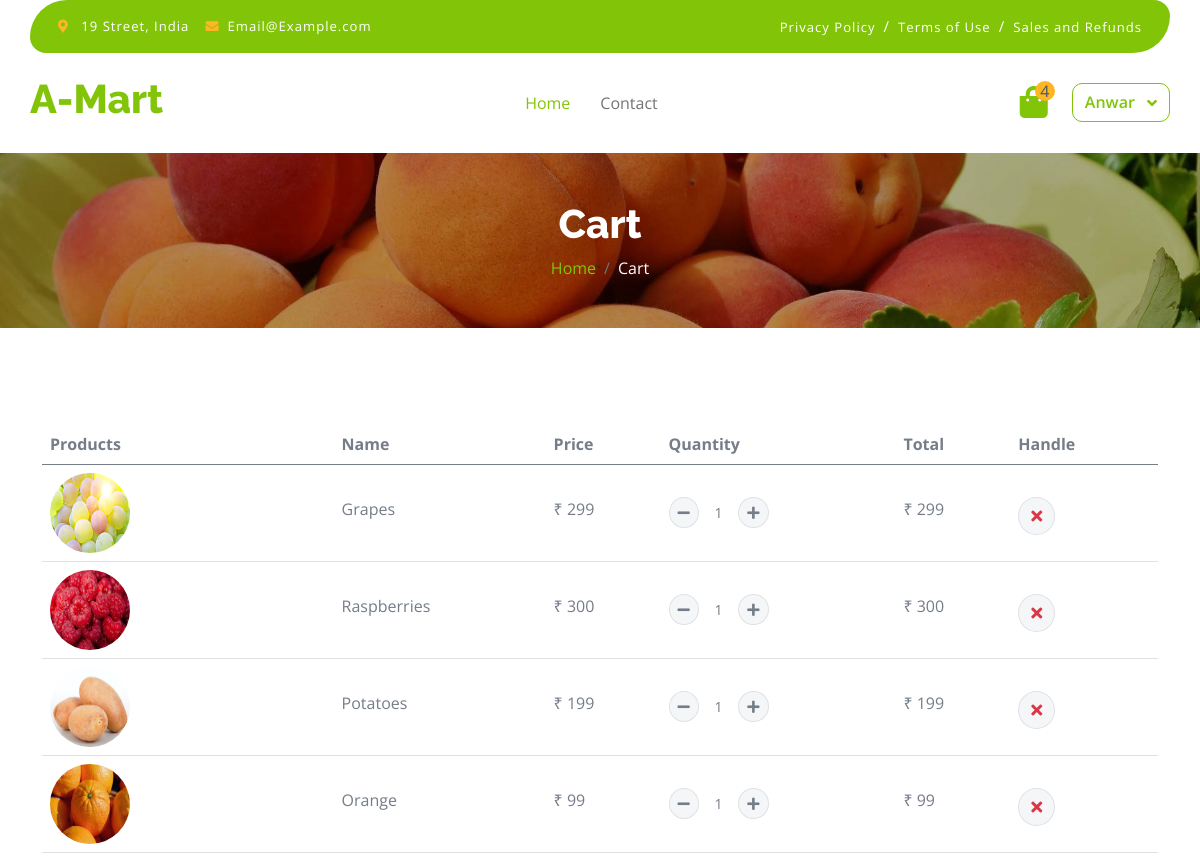
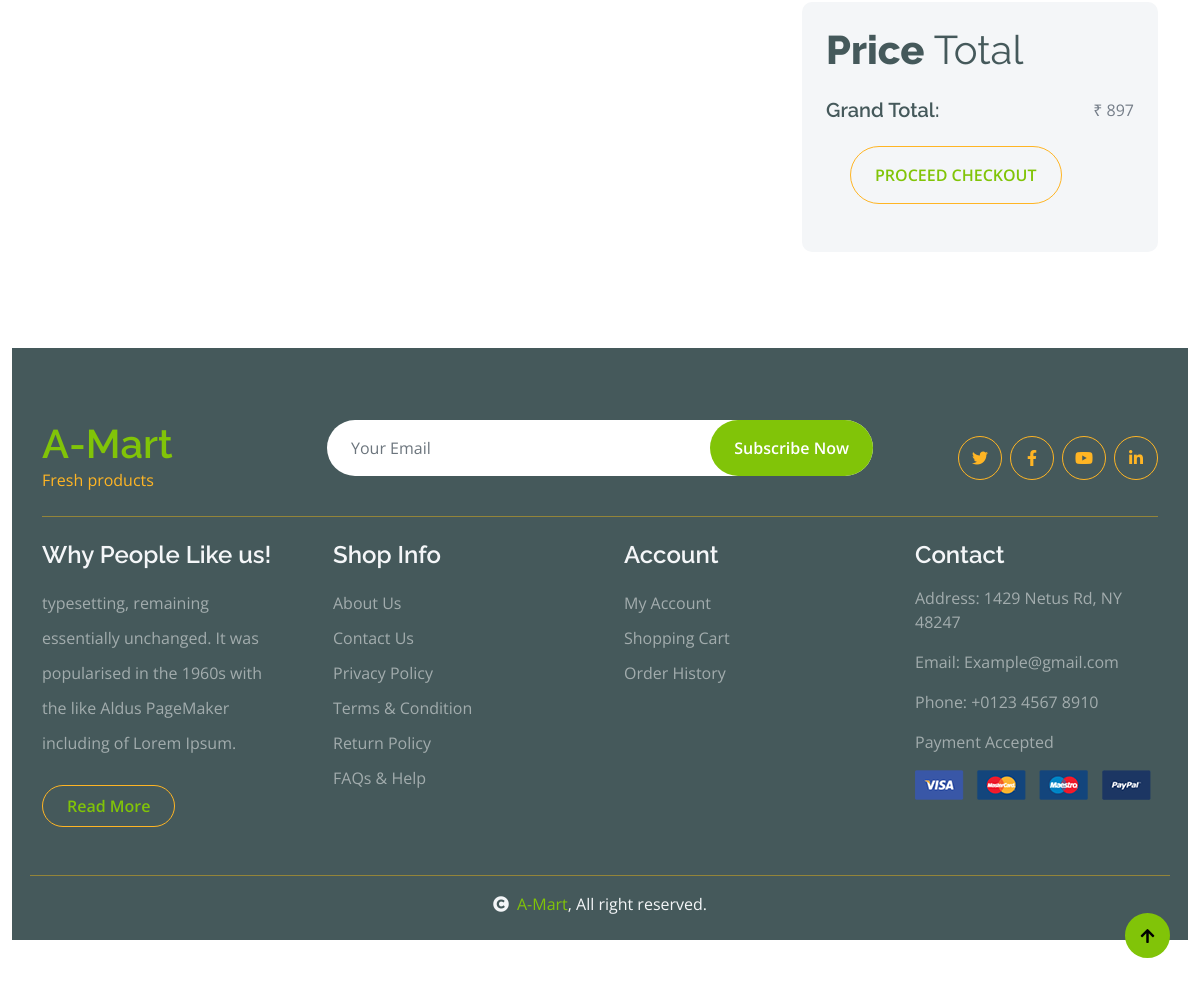
/cart/5/ (signed in), run on the app's committed database (2 pictures, top to bottom).
### mymart/models.py (models this page shows, shortened)
class Add_To_Cart(models.Model):
    user = models.ForeignKey(User,on_delete=models.CASCADE, null=True)
    product = models.ForeignKey(Product, on_delete=models.CASCADE, related_name='cart', null=False)
    quantity = models.IntegerField(default=1) #User order Quantity
    def total_price(self):
        return self.product.price * self.quantity

class Product(models.Model):
    product_name = models.CharField(max_length=100)
    short_discriptions = models.TextField()
    discriptions = models.TextField()
    prd_category = models.ForeignKey(Category, on_delete=models.CASCADE, null=True)
    price = models.DecimalField(max_digits=10, decimal_places=0)
    stock_quantity = models.IntegerField(default=0, blank=False, null=True)
    prd_weight = models.CharField(max_length=50, blank=False, null=True)
    product_slug = AutoSlugField(populate_from='product_name',unique=True,null=True,default=None)
    image_name = models.CharField(max_length=100, blank=True)
    created_at = models.DateField(auto_now_add=True)

### mymart/views.py (the view)
# urls.py: path('cart/<int:product_id>/',views.cart, name='cart'),
def cart(request, product_id=None):
    if product_id:
        product = Product.objects.get(id=product_id)
        cart_item, created = Add_To_Cart.objects.get_or_create(user=request.user, product=product)
        if not created:
            cart_item.quantity += 1
            cart_item.save()
    cart_items = Add_To_Cart.objects.filter(user=request.user)
    total_amount = sum(item.total_price() for item in cart_items)
    return render(request, 'cart.html', {'products': cart_items, 'total': total_amount})

### mymart/templates/cart.html (shortened to what this page needs)
{% load static %}
<!DOCTYPE html>
<html lang="en">
    <head>
        {% include 'head.html' %}
    </head>
    <body>
        {% include 'header.html' %}
        <div class="container-fluid page-header py-5">
            <h1 class="text-center text-white display-6">Cart</h1>
            <ol class="breadcrumb justify-content-center mb-0">
                <li class="breadcrumb-item"><a href="/">Home</a></li>
                <li class="breadcrumb-item active text-white">Cart</li>
            </ol>
        </div>
        <div class="container-fluid py-5">
            <div class="container py-5">
                <div class="table-responsive">
                    <table class="table">
                        <thead>
                          <tr>
                            <th scope="col">Products</th>
                            <th scope="col">Name</th>
                            <th scope="col">Price</th>
                            <th scope="col">Quantity</th>
                            <th scope="col">Total</th>
                            <th scope="col">Handle</th>
                          </tr>
                        </thead>
                        <tbody>
                                {% for item in products %}
                                <tr>
                                    <th scope="row">
                                        <div class="d-flex align-items-center">
                                            <img src="{%static 'img/'%}{{item.product.image_name}}.jpg" class="img-fluid me-5 rounded-circle" style="width: 80px; height: 80px;" alt="">
                                        </div>
                                    </th>
                                    <td>
                                        <p class="mb-0 mt-4">{{item.product.product_name}}</p>
                                    </td>
                                    <td>
                                        <p class="mb-0 mt-4">₹ {{item.product.price}}</p>
                                    </td>
                                    <td>
                                        <div class="input-group quantity mt-4" style="width: 100px;">
                                            <div class="input-group-btn">
                                                <a href="{% url 'update_quantity' item.id 'decrease' %}" class="btn btn-sm btn-minus rounded-circle bg-light border">
                                                    <i class="fa fa-minus"></i>
                                                </a>
                                            </div>
                                             <input type="text" class="form-control form-control-sm text-center bg-white border-0" value="{{ item.quantity }}" readonly>
                                            <div class="input-group-btn">
                                                 <a href="{% url 'update_quantity' item.id 'increase' %}" class="btn btn-sm btn-plus rounded-circle bg-light border">
                                                    <i class="fa fa-plus"></i>
                                                </a>
                                            </div>
                                        </div>
                                    </td>
                                    <td>
                                        <p class="mb-0 mt-4">₹ {{item.total_price}}</p>
                                    </td>
                                    <td>
                                       <a href="{% url 'delete_cart_item' item.id %}" class="btn btn-md rounded-circle bg-light border mt-4">
                                            <i class="fa fa-times text-danger"></i>
                                        </a>
                                    </td>
                                </tr>
                                {% endfor %}
                        </tbody>
                    </table>
                </div>
                {% if user.is_authenticated %}
                <div class="row g-4 justify-content-end">
                    <div class="col-8"></div>
                    <div class="col-sm-8 col-md-7 col-lg-6 col-xl-4">
                        <div class="bg-light rounded">
                            <div class="p-4">
                                <h1 class="display-6 mb-4">Price <span class="fw-normal">Total</span></h1>
                                <div class="d-flex justify-content-between mb-4">
                                    <h5 class="mb-0 me-4">Grand Total:</h5>
                                    <p class="mb-0">₹ {{ total }}</p>
                                </div>
                                <a class="btn border-secondary rounded-pill px-4 py-3 text-primary text-uppercase mb-4 ms-4" href="{% url 'chackout' %}">Proceed Checkout</a>
                        </div>
                    </div>
                </div>
                {% endif %}
            </div>
        </div>
       {% include 'footer.html' %}
    </body>
</html>

### mymart/templates/header.html (shortened to what this page needs)
<div class="container-fluid fixed-top">
    <div class="container topbar bg-primary d-none d-lg-block">
        <div class="d-flex justify-content-between">
            <div class="top-info ps-2">
                <small class="me-3"><i class="fas fa-map-marker-alt me-2 text-secondary"></i> <a href="#" class="text-white">19 Street, India</a></small>
                <small class="me-3"><i class="fas fa-envelope me-2 text-secondary"></i><a href="#" class="text-white">Email@Example.com</a></small>
            </div>
            <div class="top-link pe-2">
                <a href="#" class="text-white"><small class="text-white mx-2">Privacy Policy</small>/</a>
                <a href="#" class="text-white"><small class="text-white mx-2">Terms of Use</small>/</a>
                <a href="#" class="text-white"><small class="text-white ms-2">Sales and Refunds</small></a>
            </div>
        </div>
    </div>
    <div class="container px-0">
        <nav class="navbar navbar-light bg-white navbar-expand-xl">
            <a href="/" class="navbar-brand"><h1 class="text-primary display-6">A-Mart</h1></a>
            <div class="collapse navbar-collapse bg-white" id="navbarCollapse">
                <div class="navbar-nav mx-auto">
                    <a href="/" class="nav-item nav-link active">Home</a>
                    <a href="contact.html" class="nav-item nav-link">Contact</a>
                </div>
                <div class="d-flex m-3 me-0">
                    <a href="{% url 'view_cart' %}" class="position-relative me-4 my-auto">
                        <i class="fa fa-shopping-bag fa-2x"></i>
                        <span class="position-absolute bg-secondary rounded-circle d-flex align-items-center justify-content-center text-dark px-1" style="top: -5px; left: 15px; height: 20px; min-width: 20px;">{{products|length}}</span>
                    </a>
                    {% if user.is_authenticated %}
                        <div class="dropdown">
                            <button class="btn btn-outline-primary dropdown-toggle" type="button" id="userDropdown" data-bs-toggle="dropdown" aria-expanded="false">
                                {{ user.username|title }}
                            </button>
                        </div>
                    {% else %}
                        <a href="{% url 'login_view' %}" class="btn btn-outline-primary">Login</a>
                    {% endif %}
                </div>
            </div>
        </nav>
    </div>
</div>

### mymart/static/css/style.css (style rules this page uses)
.btn { font-weight: 600; transition: .5s; }
.btn.border-secondary { transition: 0.5s; }
.fixed-top { transition: 0.5s; background: var(--bs-white); border: 0; }
.topbar { padding: 20px; border-radius: 230px 100px; }
.topbar .top-info { font-size: 15px; line-height: 0; letter-spacing: 1px; display: flex; align-items: center; }
.topbar .top-link { font-size: 15px; line-height: 0; letter-spacing: 1px; display: flex; align-items: center; }
.topbar .top-link a { letter-spacing: 1px; }
.navbar .navbar-nav .nav-link { padding: 10px 15px; font-size: 16px; transition: .5s; }
.navbar { height: 100px; border-bottom: 1px solid rgba(255, 255, 255, .1); }
.navbar .navbar-nav .nav-link:hover, .navbar .navbar-nav .nav-link.active, .fixed-top.bg-white .navbar .navbar-nav .nav-link:hover, .fixed-top.bg-white .navbar .navbar-nav .nav-link.active { color: var(--bs-primary); }
.navbar .dropdown-toggle::after { border: none; content: "\f107"; font-family: "Font Awesome 5 Free"; font-weight: 700; vertical-align: middle; margin-left: 8px; }
.page-header { position: relative; background: linear-gradient(rgba(0, 0, 0, 0.3), rgba(0, 0, 0, 0.3)), url(../img/cart-page-header-img.jpg); background-position: center center; background-repeat: no-repeat; background-size: cover; }
@media (min-width: 992px) { .hero-header, .page-header { margin-top: 152px !important; } }

### data on the page
Add_To_Cart: product.image_name (picture), product.product_name "Grapes", product.price "299", quantity "1", total_price "299"
Add_To_Cart: product.image_name (picture), product.product_name "Raspberries", product.price "300", quantity "1", total_price "300"
Add_To_Cart: product.image_name (picture), product.product_name "Potatoes", product.price "199", quantity "1", total_price "199"

### other printed values
{{ products|length }} "4"
{{ user.username|title }} "Anwar"
{{ total }} "897"
